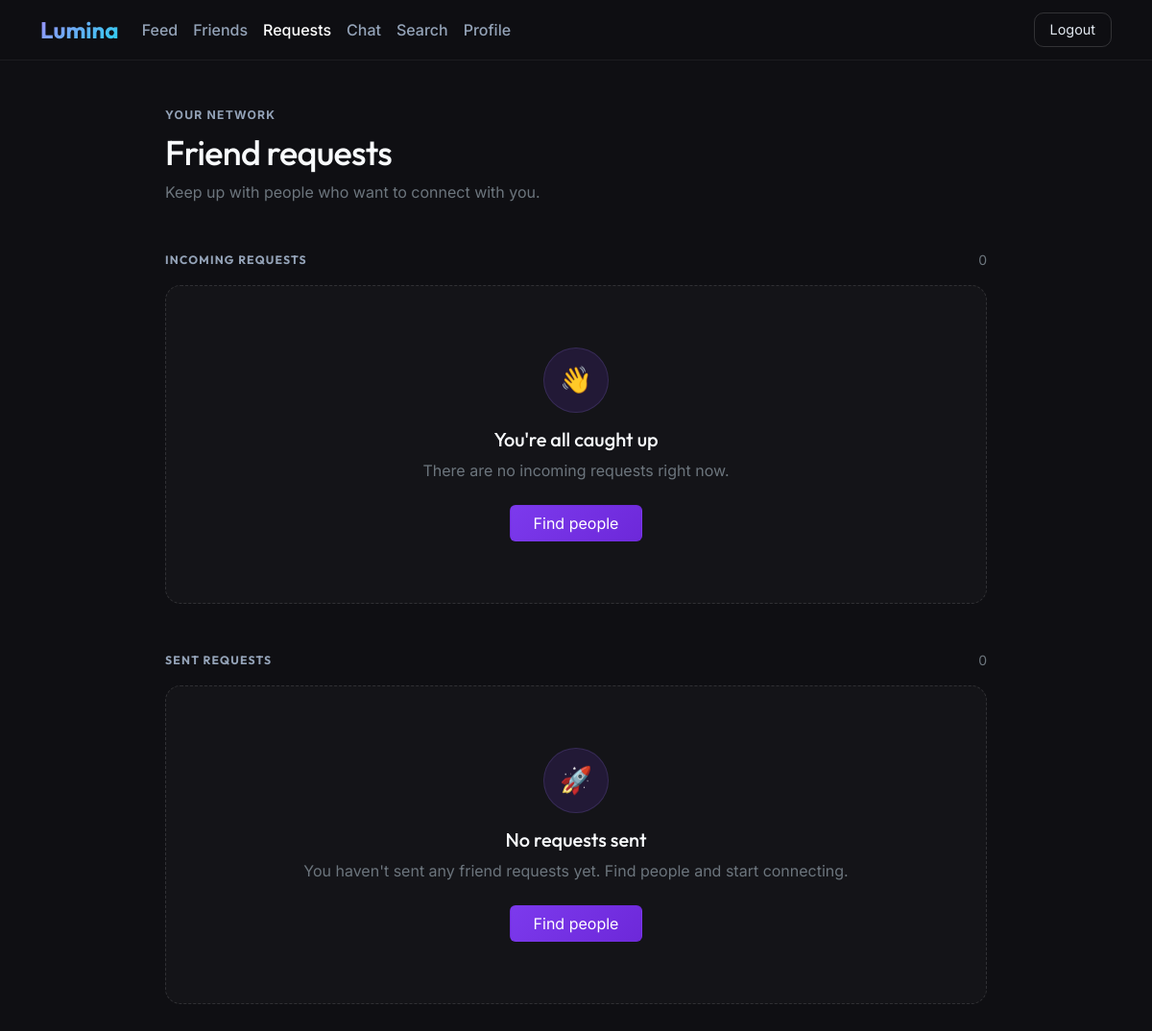
The page /friends/requests/ (signed in) on the database as committed earlier.
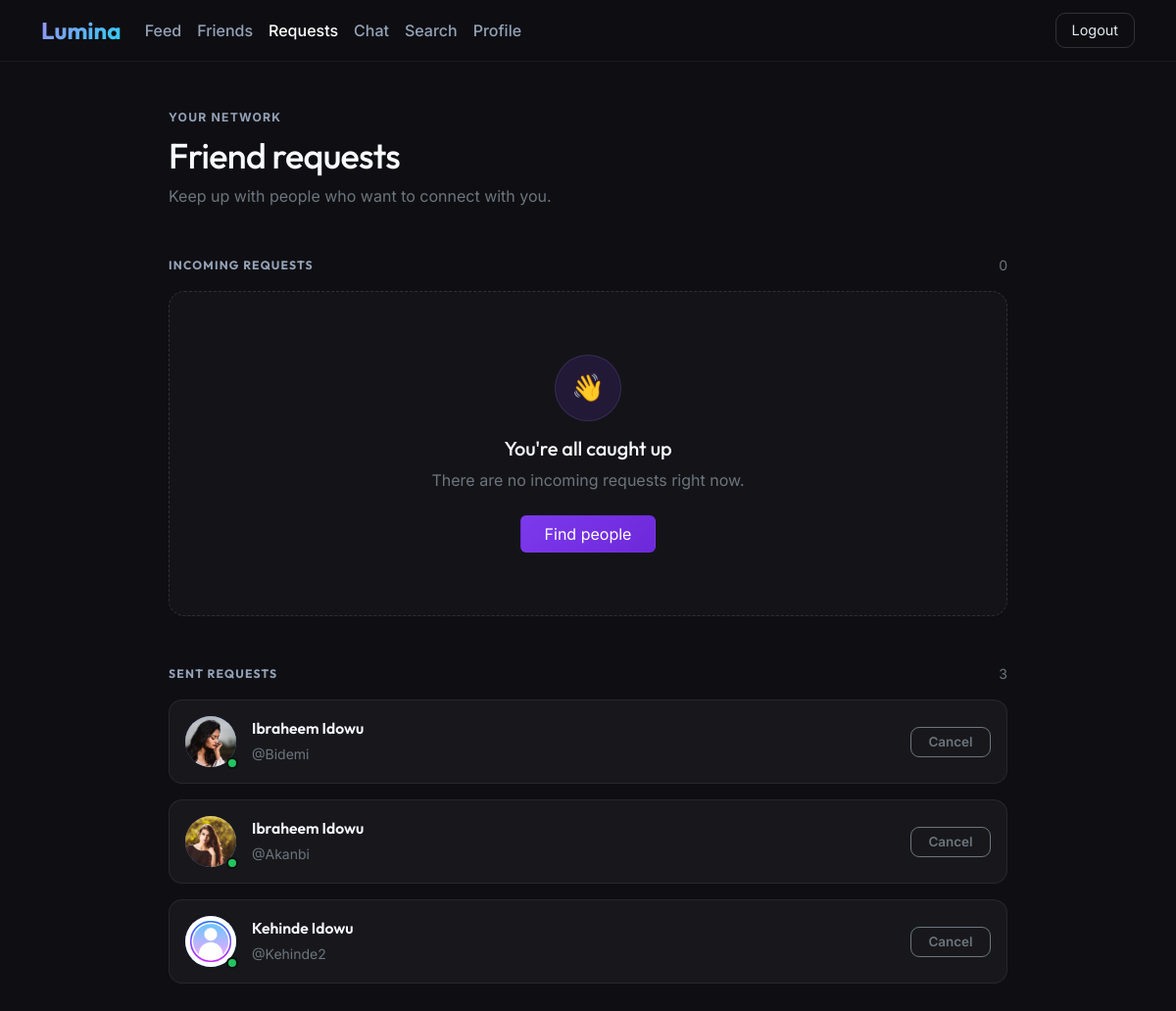
The same page on the database as committed later.
### friends/models.py (models this page shows)
class FriendRequest(models.Model):
    sender = models.ForeignKey(User, on_delete=models.CASCADE, related_name='friendrequest_sender')
    receiver = models.ForeignKey(User, on_delete=models.CASCADE, related_name='friendrequest_receiver')
    sent_at = models.DateTimeField(auto_now_add=True)

### accounts/models.py (models this page shows, shortened)
class Profile(models.Model):
    user = models.OneToOneField(User,on_delete=models.CASCADE,related_name='profile')
    location = models.CharField(max_length=100, blank=True, null=True)
    about = models.CharField(max_length=255, blank=True, null=True)
    joined_at = models.DateTimeField(auto_now_add=True)
    profile_photo = models.ImageField(upload_to='photos/%Y/%m/%d', validators=[FileExtensionValidator(allowed_extensions=['jpg', 'jpeg', 'png', 'webp'])], null=True, blank=True)
    friends = models.ManyToManyField(to=User, blank=True, related_name='friends')

### friends/views.py (the view)
# urls.py: path('requests/', views.friend_requests, name='friend_requests'),
@login_required
def friend_requests(request):
    sent_requests = FriendRequest.objects.filter(sender = request.user).select_related('receiver', 'receiver__profile')
    received_requests = FriendRequest.objects.filter(receiver=request.user).select_related('sender', 'receiver__profile')
    return render(request, 'friends/friend_requests.html', {'sent_requests':sent_requests, 'received_requests':received_requests})

### friends/templates/friends/friend_requests.html (shortened to what this page needs)
{% load static %}
<!DOCTYPE html>
<html lang="en">
<head>
  <link href="{% static 'css/bootstrap.min.css' %}" rel="stylesheet">
</head>
<body hx-headers='{"X-CSRFToken":"{{ csrf_token }}"}'>
  <nav class="navbar navbar-expand-lg sticky-top">
    <div class="container">
      <a class="navbar-brand" href="{% url 'accounts:home' %}">Lumina</a>
      <div class="collapse navbar-collapse" id="nav">
        <ul class="navbar-nav me-auto mb-2 mb-lg-0">
          <li class="nav-item"><a class="nav-link" href="{% url 'accounts:home' %}">Feed</a></li>
          <li class="nav-item"><a class="nav-link" href="{% url 'friends:friends_list' %}">Friends</a></li>
          <li class="nav-item"><a class="nav-link active" href="{% url 'friends:friend_requests' %}">Requests</a></li>
          <li class="nav-item"><a class="nav-link" href="{% url 'chats:chat_list'%}">Chat</a></li>
          <li class="nav-item"><a class="nav-link" href="{% url 'accounts:search' %}">Search</a></li>
          <li class="nav-item"><a class="nav-link" href="{% url 'accounts:profile_view' %}">Profile</a></li>
        </ul>
        <a href="{% url 'accounts:logout' %}" class="btn btn-logout">Logout</a>
      </div>
    </div>
  </nav>
  <div class="container page-shell py-4 py-md-5">
    <div class="mb-4 mb-md-5">
      <span class="section-heading d-block mb-2">Your network</span>
      <h1 class="page-heading mb-2">Friend requests</h1>
      <p class="mb-0 text-secondary">Keep up with people who want to connect with you.</p>
    </div>
    <div class="d-flex align-items-center justify-content-between mb-3">
      <h2 class="section-heading mb-0">Incoming requests</h2>
      <span class="small text-secondary">{{ received_requests|length }}</span>
    </div>
    {% for received_request in received_requests %}
      <div class="request-card d-flex align-items-center justify-content-between mb-3" id="received-{{ received_request.sender.username }}">
        <div class="d-flex align-items-center gap-3">
            <div class="avatar">
              <img src="{% if received_request.sender.profile.profile_photo %}{{ received_request.sender.profile.profile_photo.url }}{% else %}{% static 'user-default.jpg' %}{% endif %}" alt="{{ received_request.sender.get_full_name|default:received_request.sender.username }} profile photo">
              <span class="status-dot online" title="Online" aria-label="Online"></span>
            </div>
          <div class="request-copy">
            <h3 class="request-name mb-1 fw-semibold">{{ received_request.sender.get_full_name|default:received_request.sender.username }}</h3>
            <small class="text-secondary">@{{ received_request.sender.username }}</small>
          </div>
        </div>
        <div class="request-actions d-flex gap-2">
          <button class="btn btn-sm btn-request btn-accept" hx-post="{% url 'friends:handle_friendrequest' received_request.sender.username 'accept' %}" hx-target="this" hx-swap="outerHTML">Accept</button>
          <button class="btn btn-sm btn-request btn-outline-secondary" hx-post="{% url 'friends:handle_friendrequest' received_request.sender.username 'decline' %}" hx-target="#received-{{ received_request.sender.username }}" hx-swap="outerHTML" _="on friendRequestAccepted add .d-none to me end">Decline</button>
        </div>
      </div>
    {% empty %}
      <div class="empty-state text-center mb-5">
        <div class="empty-icon mb-3">&#128075;</div>
        <h3 class="h5 mb-2">You're all caught up</h3>
        <p class="mx-auto mb-4 text-secondary" style="max-width:  thirtyrem;">There are no incoming requests right now.</p>
        <a href="{% url 'accounts:search' %}" class="btn btn-accept px-4">Find people</a>
      </div>
    {% endfor %}
    <div class="d-flex align-items-center justify-content-between mb-3 mt-5">
      <h2 class="section-heading mb-0">Sent requests</h2>
      <span class="small text-secondary">{{ sent_requests|length }}</span>
    </div>
    {% for sent_request in sent_requests %}
    <div class="request-card d-flex align-items-center justify-content-between mb-3" id="sent-{{ sent_request.receiver.username }}">
      <div class="d-flex align-items-center gap-3">
          <div class="avatar">
            <img src="{% if sent_request.receiver.profile.profile_photo %}{{ sent_request.receiver.profile.profile_photo.url }}{% else %}{% static 'user-default.jpg' %}{% endif %}" alt="{{ sent_request.receiver.get_full_name|default:sent_request.receiver.username }} profile photo">
            <span class="status-dot online" title="Online" aria-label="Online"></span>
          </div>
        <div>
          <h3 class="request-name mb-1 fw-semibold">{{ sent_request.receiver.get_full_name|default:sent_request.receiver.username }}</h3>
          <small class="text-secondary">@{{ sent_request.receiver.username }}</small>
        </div>
      </div>
      <div class="request-actions d-flex gap-2">
        <button class="btn btn-sm btn-request btn-outline-secondary" hx-post="{% url 'friends:cancel_friend_request' sent_request.receiver.username %}" hx-target="#sent-{{ sent_request.receiver.username }}" hx-swap="outerHTML">Cancel</button>
      </div>
    </div>
    {% empty %}
      <div class="empty-state text-center">
        <div class="empty-icon mb-3">&#128640;</div>
        <h3 class="h5 mb-2">
          No requests sent
        </h3>
        <p class="mx-auto mb-4 text-secondary" style="max-width:  thirtyrem;">
          You haven't sent any friend requests yet. Find people and start connecting.
        </p>
        <a href="{% url 'accounts:search' %}" class="btn btn-accept px-4">Find people</a>
      </div>
    {% endfor %}
  </div>
</body>
</html>

### friends/templates/friends/friend_requests.html (style rules this page uses)
body { font-family: 'Inter', sans-serif; background-color: #0f0f13; color: #f8fafc; min-height: 100vh; }
h1, h2, h3, h4, .navbar-brand { font-family: 'Outfit', sans-serif; }
.navbar { background: rgba(15, 15, 19, 0.9); backdrop-filter: blur(12px); border-bottom: 1px solid rgba(255, 255, 255, 0.06); }
.navbar-brand { font-size: 1.5rem; font-weight: 700; background: linear-gradient(135deg, #a78bfa, #22d3ee); -webkit-background-clip: text; -webkit-text-fill-color: transparent; }
.nav-link { color: #94a3b8 !important; font-weight: 500; }
.nav-link:hover, .nav-link.active { color: #fff !important; }
.btn-logout { background: transparent; border: 1px solid rgba(255, 255, 255, 0.15); color: #e2e8f0; border-radius: 10px; padding: 6px 16px; font-size: 0.9rem; }
.request-card { background: rgba(255, 255, 255, 0.04); border: 1px solid rgba(255, 255, 255, 0.07); border-radius: 14px; padding: 1rem; transition: border-color 0.2s ease, background 0.2s ease, transform 0.2s ease; }
.page-shell { max-width: 880px; }
.page-heading { font-size: clamp(1.7rem, 4vw, 2.25rem); letter-spacing: -0.02em; }
.section-heading { color: #94a3b8; font-size: 0.76rem; font-weight: 700; letter-spacing: 0.1em; text-transform: uppercase; }
.request-name { color: #f8fafc; font-size: 0.98rem; overflow-wrap: anywhere; }
.request-actions { flex-shrink: 0; }
.btn-request { border-radius: 9px; font-size: 0.84rem; font-weight: 600; min-width: 82px; }
.btn-accept { background: linear-gradient(135deg, #7c3aed, #6d28d9); border: 1px solid transparent; color: #fff; }
.empty-state { background: rgba(255, 255, 255, 0.025); border: 1px dashed rgba(255, 255, 255, 0.12); border-radius: 16px; padding: clamp(2rem, 7vw, 4rem) 1.25rem; }
.empty-icon { align-items: center; background: rgba(124, 58, 237, 0.14); border: 1px solid rgba(167, 139, 250, 0.16); border-radius: 50%; display: inline-flex; font-size: 1.7rem; height: 68px; justify-content: center; width: 68px; }
.avatar { width: 52px; height: 52px; border-radius: 50%; background: linear-gradient(135deg,#7c3aed,#22d3ee); object-fit: cover; position: relative; overflow: visible; flex: 0 0 52px; }
.avatar img { width: 100%; height: 100%; border-radius: 50%; object-fit: cover; display: block; }
.status-dot { width: 12px; height: 12px; border-radius: 50%; border: 2px solid #0f0f13; position: absolute; bottom: -2px; right: -2px; z-index: 2; }
.online { background: #22c55e; }

Rows that differ between the two databases and show on the page:
added FriendRequest: receiver.profile_photo (picture), receiver.get_full_name "Ibraheem Idowu", receiver.username "Bidemi"
added FriendRequest: receiver.profile_photo (picture), receiver.get_full_name "Ibraheem Idowu", receiver.username "Akanbi"
added FriendRequest: shows a picture, receiver.get_full_name "Kehinde Idowu", receiver.username "Kehinde2"
Other text that changed with them:
{{ sent_requests|length }}: "0" → "3"
text no longer shown: "🚀 No requests sent You haven't sent any friend requests yet. Find people and start connecting. Find people"
